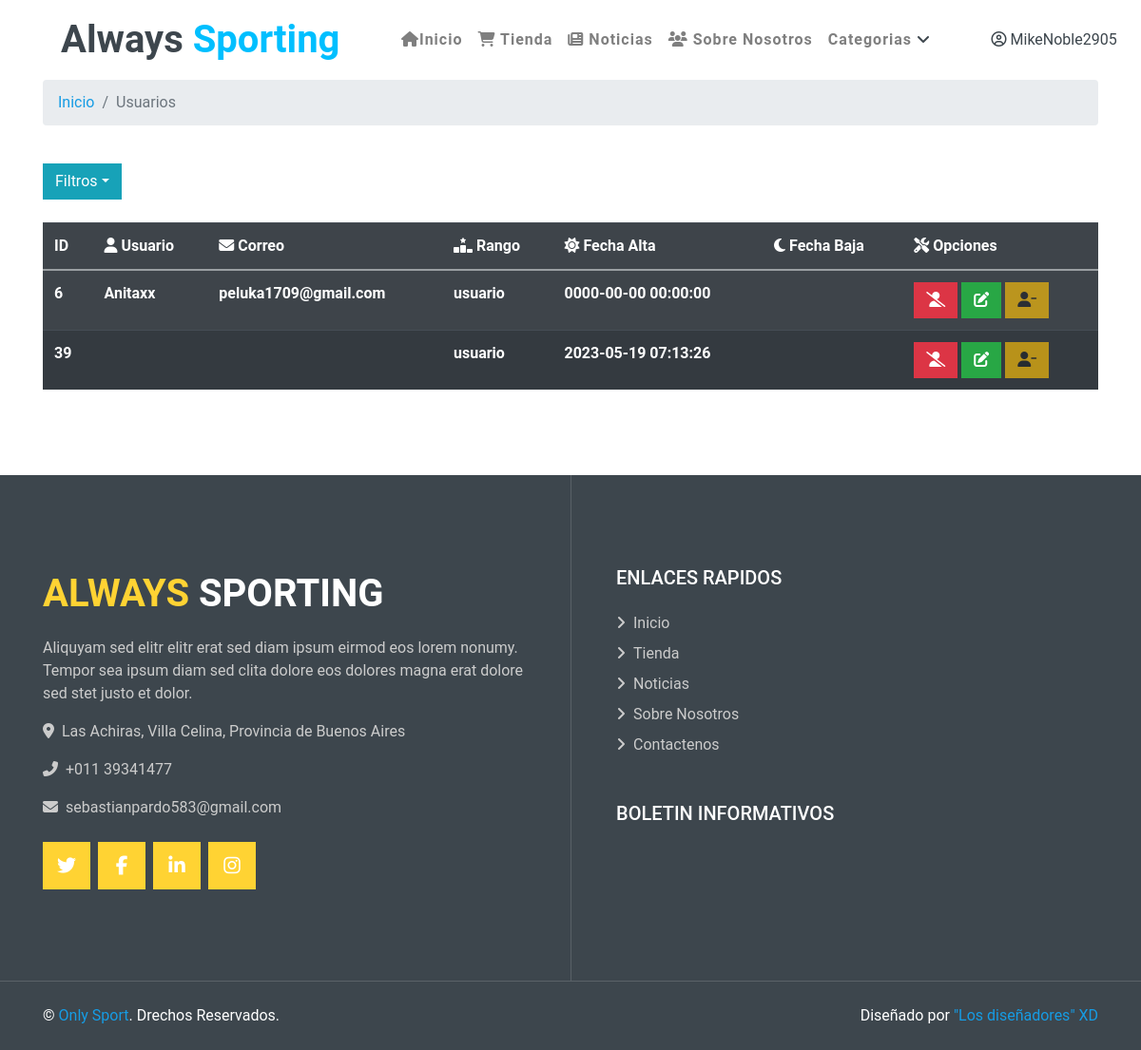
The page /list_user.php (signed in) on the database as committed earlier.
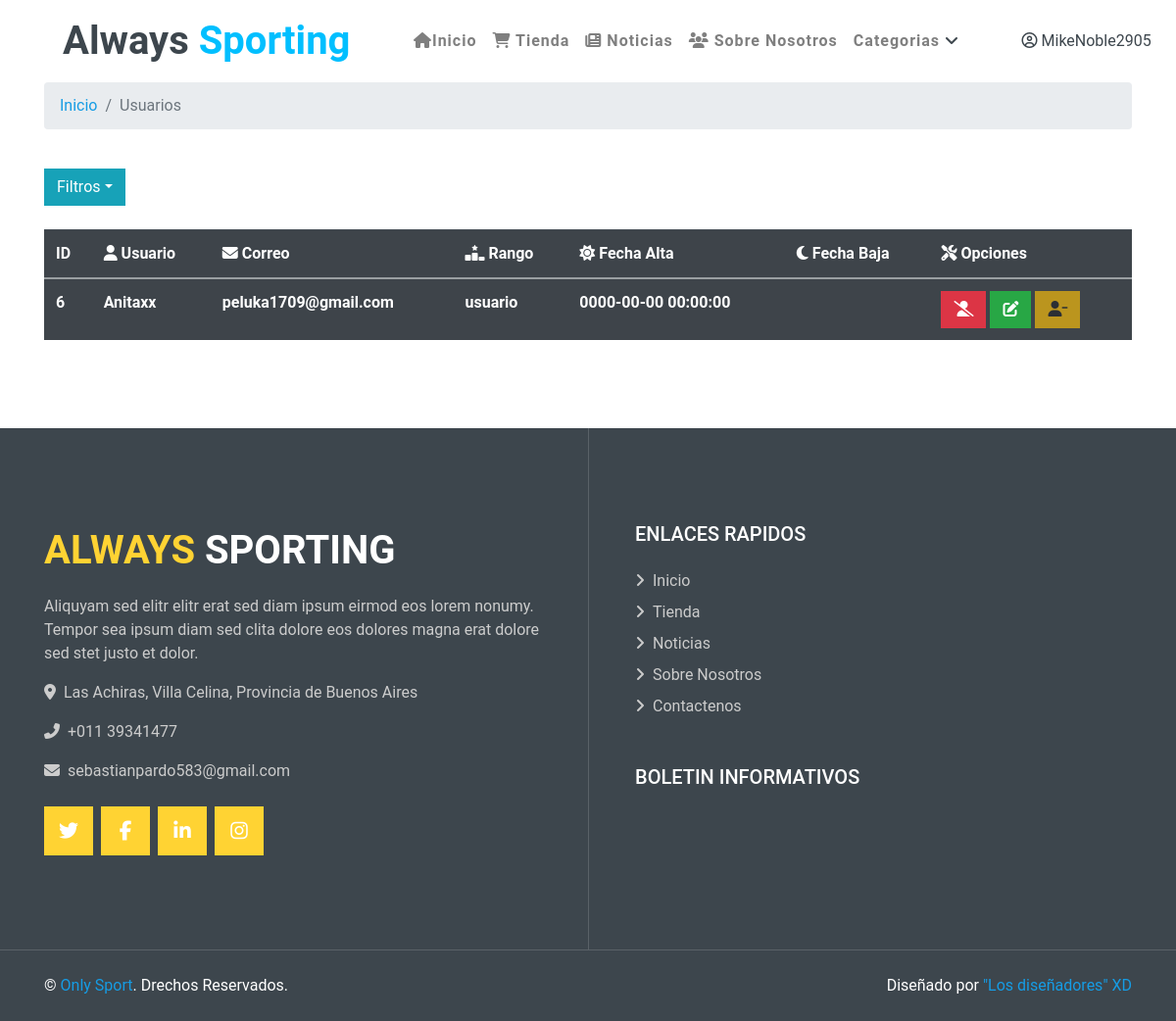
The same page on the database as committed later.
### tables this page shows
CREATE TABLE `usuarios` (
  `id` int(11) UNSIGNED NOT NULL,
  `user_name` varchar(50) NOT NULL,
  `contra` varchar(100) NOT NULL,
  `email` varchar(50) NOT NULL,
  `rol` int(11) NOT NULL,
  `fecha_alta` datetime NOT NULL,
  `fecha_baja` datetime DEFAULT NULL,
  `descrip` varchar(500) NOT NULL DEFAULT 'Sin Descripcion'
);

CREATE TABLE `roles` (
  `id_rol` int(11) UNSIGNED NOT NULL,
  `rol` varchar(50) NOT NULL
);

### list_user.php (called while the page is built, shortened)
<?php
require_once "includes/config.php";
$sql= "SELECT * FROM usuarios INNER JOIN roles ON usuarios.rol = roles.id_rol WHERE roles.id_rol =1";
$res = mysqli_query($conn, $sql);
$list_usser = mysqli_fetch_all($res, MYSQLI_ASSOC);
require_once "views/layout.php";

### views/lista_usu.php (the view, shortened to what this page needs)
<link href="css/style.css" rel="stylesheet">
<div class="container">
    <nav aria-label="breadcrumb">
        <ol class="breadcrumb">
            <li class="breadcrumb-item"><a href="index.php" class="link-info" style="text-decoration: none;">Inicio</a></li>
            <li class="breadcrumb-item active" aria-current="page"><a class="link-dark" style="text-decoration: none;">Usuarios</a></li>
        </ol>
    </nav>
</div>
<br>
<div class="container">
    <button type="button" class="btn btn-info dropdown-toggle" data-toggle="dropdown" > Filtros<span class="caret"></span></button>&nbsp;&nbsp;
</div>
<br>
<div class="container">
    <table class="table table-dark table-striped">
        <tr>
            <th> ID </th>
            <th><i class="fa-solid fa-user"></i> Usuario </th>
            <th><i class="fa-solid fa-envelope"></i> Correo </th>
            <th><i class="fa-solid fa-ranking-star"></i> Rango </th>
            <th><i class="fa-solid fa-sun"></i> Fecha Alta </th>
            <th><i class="fa-solid fa-moon"></i> Fecha Baja </th>
            <th><i class="fa-solid fa-screwdriver-wrench" ></i> Opciones </th>
        </tr>
        <tbody>
            <?php foreach ($list_usser as $usser) {
                if ($_SESSION['usuario']['rol'] > 1) {
            ?>
                    <tr>
                        <th><?php echo $usser['id']; ?></th>
                        <th><?php echo $usser['user_name']; ?></th>
                        <th><?php echo $usser['email']; ?></th>
                        <th><?php echo $usser['rol']; ?></th>
                        <th><?php echo $usser['fecha_alta']; ?></th>
                        <th><?php echo $usser['fecha_baja']; ?></th>
                        <td>
                            <a class="btn btn-danger <?php echo $usser['rol'] == "administrador" ? 'disabled' : '' ?>" href="listas_opciones_usu.php?id=<?php echo $usser['id'] ?>" data-toggle="tooltip" data-placement="top" title="Eliminar"><i class="fa-solid fa-user-slash" ></i></a>
                            <a class="btn btn-success <?php echo $usser['rol'] == "moderador" ? 'disabled' : '' ?><?php echo $usser['rol'] == "administrador" ? 'disabled' : '' ?>" href="listas_opciones_usu.php?mod=<?php echo $usser['id'] ?>" data-toggle="tooltip" data-placement="top" title="Asender"><i class="fas fa-edit" ></i></a>
                            <a class="btn btn-warning <?php echo $usser['rol'] == "administrador" ? 'disabled' : '' ?><?php echo $usser['rol'] == "usuario" ? 'disabled' : '' ?>" href="listas_opciones_usu.php?id_reset=<?php echo $usser['id'] ?>" data-toggle="tooltip" data-placement="top" title="Desender"><i class="fa-solid fa-user-minus"></i></a>
                        </td>
                <?php }
            } ?>
                    </tr>
        </tbody>
    </table>
</div>

Rows that differ between the two databases and show on the page:
removed usuarios: id "39", roles.rol "usuario", fecha_alta "2023-05-19 07:13:26"
